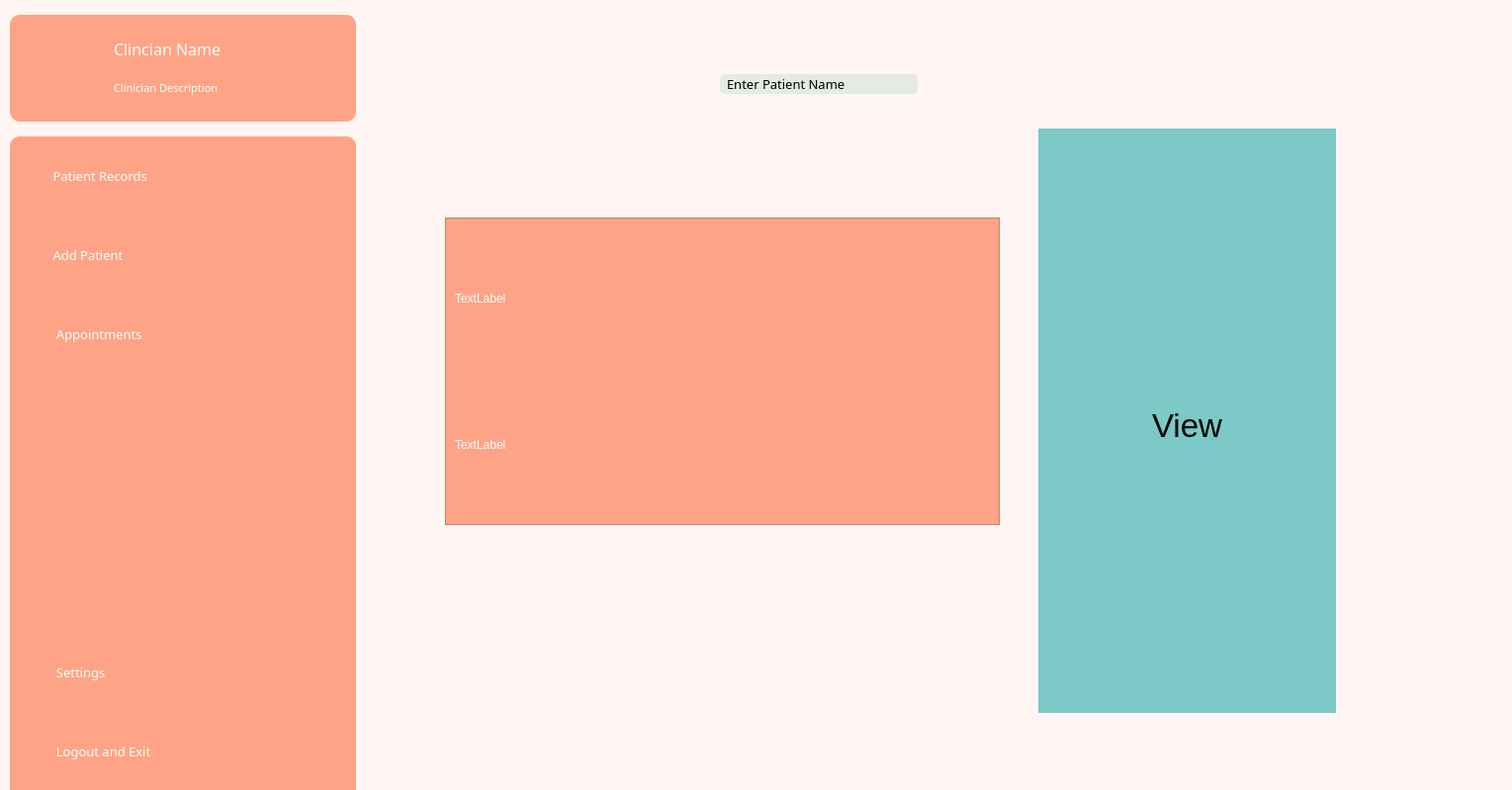
<?xml version="1.0" encoding="UTF-8"?>
<ui version="4.0">
 <class>MainWindow</class>
 <widget class="QMainWindow" name="MainWindow">
  <property name="geometry">
   <rect>
    <x>0</x>
    <y>0</y>
    <width>1529</width>
    <height>799</height>
   </rect>
  </property>
  <property name="windowTitle">
   <string>MainWindow</string>
  </property>
  <property name="styleSheet">
   <string notr="true">background-color: rgb(255, 246, 244);</string>
  </property>
  <property name="animated">
   <bool>false</bool>
  </property>
  <widget class="QWidget" name="centralwidget">
   <widget class="QWidget" name="full_menu_widget" native="true">
    <property name="geometry">
     <rect>
      <x>10</x>
      <y>0</y>
      <width>350</width>
      <height>800</height>
     </rect>
    </property>
    <property name="minimumSize">
     <size>
      <width>350</width>
      <height>800</height>
     </size>
    </property>
    <property name="maximumSize">
     <size>
      <width>350</width>
      <height>16777215</height>
     </size>
    </property>
    <property name="styleSheet">
     <string notr="true"/>
    </property>
    <layout class="QVBoxLayout" name="verticalLayout_6">
     <property name="spacing">
      <number>15</number>
     </property>
     <property name="leftMargin">
      <number>0</number>
     </property>
     <property name="topMargin">
      <number>15</number>
     </property>
     <property name="rightMargin">
      <number>0</number>
     </property>
     <property name="bottomMargin">
      <number>0</number>
     </property>
     <item>
      <widget class="QWidget" name="widget" native="true">
       <property name="styleSheet">
        <string notr="true">background-color: rgb(255, 163, 134);
border-radius: 10px;</string>
       </property>
       <layout class="QHBoxLayout" name="horizontalLayout_2">
        <property name="leftMargin">
         <number>0</number>
        </property>
        <property name="rightMargin">
         <number>0</number>
        </property>
        <item>
         <widget class="QLabel" name="dr_dp">
          <property name="minimumSize">
           <size>
            <width>90</width>
            <height>90</height>
           </size>
          </property>
          <property name="maximumSize">
           <size>
            <width>90</width>
            <height>90</height>
           </size>
          </property>
          <property name="text">
           <string/>
          </property>
          <property name="pixmap">
           <pixmap resource="resource.qrc">:/icons/icons/logo.png</pixmap>
          </property>
          <property name="scaledContents">
           <bool>true</bool>
          </property>
         </widget>
        </item>
        <item>
         <widget class="QWidget" name="dr_info" native="true">
          <layout class="QVBoxLayout" name="verticalLayout">
           <item>
            <widget class="QLabel" name="dr_name">
             <property name="font">
              <font>
               <family>Montserrat ExtraBold</family>
               <pointsize>12</pointsize>
              </font>
             </property>
             <property name="styleSheet">
              <string notr="true">color: rgb(255, 255, 255);</string>
             </property>
             <property name="text">
              <string>Clincian Name</string>
             </property>
            </widget>
           </item>
           <item>
            <widget class="QLabel" name="dr_desc">
             <property name="font">
              <font>
               <family>Montserrat Medium</family>
               <pointsize>8</pointsize>
              </font>
             </property>
             <property name="styleSheet">
              <string notr="true">color:rgb(255, 255, 255)</string>
             </property>
             <property name="text">
              <string>Clinician Description</string>
             </property>
            </widget>
           </item>
          </layout>
         </widget>
        </item>
       </layout>
      </widget>
     </item>
     <item>
      <widget class="QWidget" name="sidebar" native="true">
       <property name="minimumSize">
        <size>
         <width>0</width>
         <height>0</height>
        </size>
       </property>
       <property name="maximumSize">
        <size>
         <width>350</width>
         <height>16777215</height>
        </size>
       </property>
       <property name="styleSheet">
        <string notr="true">QWidget{
	background-color: rgb(255, 163, 134);
	border-top-right-radius: 10px;
	border-top-left-radius: 10px;
}

QPushButton{
	color: white;
	text-align: left;
	padding-left: 30px; 
	border-bottom-right-radius: 10px;
	border-top-right-radius: 10px;
	margin-top: 10px;
	border: none; 
}

QPushButton:checked {
	background-color: white;
	color: rgb(255, 163, 134);
	border-top-left-radius: 0px;
	font-weight: bold;
	border: none;
}</string>
       </property>
       <layout class="QVBoxLayout" name="verticalLayout_3">
        <property name="spacing">
         <number>10</number>
        </property>
        <property name="leftMargin">
         <number>0</number>
        </property>
        <property name="topMargin">
         <number>0</number>
        </property>
        <property name="rightMargin">
         <number>0</number>
        </property>
        <property name="bottomMargin">
         <number>10</number>
        </property>
        <item>
         <widget class="QPushButton" name="view_btn">
          <property name="minimumSize">
           <size>
            <width>340</width>
            <height>70</height>
           </size>
          </property>
          <property name="maximumSize">
           <size>
            <width>340</width>
            <height>70</height>
           </size>
          </property>
          <property name="font">
           <font>
            <family>Montserrat SemiBold</family>
            <pointsize>10</pointsize>
            <weight>50</weight>
            <bold>false</bold>
           </font>
          </property>
          <property name="styleSheet">
           <string notr="true"/>
          </property>
          <property name="text">
           <string>    Patient Records</string>
          </property>
          <property name="icon">
           <iconset resource="resource.qrc">
            <normaloff>:/icons/icons/w_view.png</normaloff>
            <normalon>:/icons/icons/p_view.png</normalon>:/icons/icons/w_view.png</iconset>
          </property>
          <property name="iconSize">
           <size>
            <width>28</width>
            <height>28</height>
           </size>
          </property>
          <property name="checkable">
           <bool>true</bool>
          </property>
          <property name="autoExclusive">
           <bool>true</bool>
          </property>
          <property name="autoRepeatDelay">
           <number>0</number>
          </property>
          <property name="autoRepeatInterval">
           <number>0</number>
          </property>
         </widget>
        </item>
        <item>
         <widget class="QPushButton" name="add_btn">
          <property name="minimumSize">
           <size>
            <width>340</width>
            <height>70</height>
           </size>
          </property>
          <property name="maximumSize">
           <size>
            <width>340</width>
            <height>70</height>
           </size>
          </property>
          <property name="font">
           <font>
            <family>Montserrat SemiBold</family>
            <pointsize>10</pointsize>
            <weight>50</weight>
            <bold>false</bold>
           </font>
          </property>
          <property name="styleSheet">
           <string notr="true"/>
          </property>
          <property name="text">
           <string>    Add Patient</string>
          </property>
          <property name="icon">
           <iconset resource="resource.qrc">
            <normaloff>:/icons/icons/w_rec.png</normaloff>
            <normalon>:/icons/icons/p_talk.png</normalon>:/icons/icons/w_rec.png</iconset>
          </property>
          <property name="iconSize">
           <size>
            <width>36</width>
            <height>30</height>
           </size>
          </property>
          <property name="checkable">
           <bool>true</bool>
          </property>
          <property name="autoExclusive">
           <bool>true</bool>
          </property>
         </widget>
        </item>
        <item>
         <widget class="QPushButton" name="apt_btn">
          <property name="minimumSize">
           <size>
            <width>340</width>
            <height>70</height>
           </size>
          </property>
          <property name="maximumSize">
           <size>
            <width>340</width>
            <height>70</height>
           </size>
          </property>
          <property name="font">
           <font>
            <family>Montserrat SemiBold</family>
            <pointsize>10</pointsize>
            <weight>50</weight>
            <bold>false</bold>
           </font>
          </property>
          <property name="styleSheet">
           <string notr="true"/>
          </property>
          <property name="text">
           <string>     Appointments</string>
          </property>
          <property name="icon">
           <iconset resource="resource.qrc">
            <normaloff>:/icons/icons/w_cal.png</normaloff>
            <normalon>:/icons/icons/p_cal.png</normalon>:/icons/icons/w_cal.png</iconset>
          </property>
          <property name="iconSize">
           <size>
            <width>28</width>
            <height>28</height>
           </size>
          </property>
          <property name="checkable">
           <bool>true</bool>
          </property>
          <property name="autoExclusive">
           <bool>true</bool>
          </property>
         </widget>
        </item>
        <item>
         <spacer name="verticalSpacer">
          <property name="orientation">
           <enum>Qt::Vertical</enum>
          </property>
          <property name="sizeHint" stdset="0">
           <size>
            <width>20</width>
            <height>245</height>
           </size>
          </property>
         </spacer>
        </item>
        <item>
         <widget class="QPushButton" name="settings_btn">
          <property name="minimumSize">
           <size>
            <width>340</width>
            <height>70</height>
           </size>
          </property>
          <property name="maximumSize">
           <size>
            <width>340</width>
            <height>70</height>
           </size>
          </property>
          <property name="font">
           <font>
            <family>Montserrat SemiBold</family>
            <pointsize>10</pointsize>
            <weight>50</weight>
            <bold>false</bold>
           </font>
          </property>
          <property name="styleSheet">
           <string notr="true"/>
          </property>
          <property name="text">
           <string>     Settings</string>
          </property>
          <property name="icon">
           <iconset resource="resource.qrc">
            <normaloff>:/icons/icons/w_gear.png</normaloff>
            <normalon>:/icons/icons/p_gear.png</normalon>:/icons/icons/w_gear.png</iconset>
          </property>
          <property name="iconSize">
           <size>
            <width>28</width>
            <height>28</height>
           </size>
          </property>
          <property name="checkable">
           <bool>true</bool>
          </property>
          <property name="autoExclusive">
           <bool>true</bool>
          </property>
         </widget>
        </item>
        <item>
         <widget class="QPushButton" name="exit_btn">
          <property name="minimumSize">
           <size>
            <width>340</width>
            <height>70</height>
           </size>
          </property>
          <property name="maximumSize">
           <size>
            <width>340</width>
            <height>70</height>
           </size>
          </property>
          <property name="font">
           <font>
            <family>Montserrat SemiBold</family>
            <pointsize>10</pointsize>
            <weight>50</weight>
            <bold>false</bold>
           </font>
          </property>
          <property name="styleSheet">
           <string notr="true"/>
          </property>
          <property name="text">
           <string>     Logout and Exit</string>
          </property>
          <property name="icon">
           <iconset resource="resource.qrc">
            <normaloff>:/icons/icons/w_logout.png</normaloff>
            <normalon>:/icons/icons/p_logout.png</normalon>:/icons/icons/w_logout.png</iconset>
          </property>
          <property name="iconSize">
           <size>
            <width>28</width>
            <height>28</height>
           </size>
          </property>
          <property name="checkable">
           <bool>true</bool>
          </property>
          <property name="autoExclusive">
           <bool>true</bool>
          </property>
         </widget>
        </item>
       </layout>
      </widget>
     </item>
    </layout>
   </widget>
   <widget class="QWidget" name="widget_3" native="true">
    <property name="geometry">
     <rect>
      <x>360</x>
      <y>0</y>
      <width>1100</width>
      <height>800</height>
     </rect>
    </property>
    <property name="minimumSize">
     <size>
      <width>1100</width>
      <height>800</height>
     </size>
    </property>
    <property name="maximumSize">
     <size>
      <width>1100</width>
      <height>800</height>
     </size>
    </property>
    <layout class="QHBoxLayout" name="horizontalLayout_3">
     <item>
      <widget class="QStackedWidget" name="stackedWidget">
       <property name="currentIndex">
        <number>0</number>
       </property>
       <widget class="QWidget" name="view_pg_2">
        <widget class="QWidget" name="widget_2" native="true">
         <property name="geometry">
          <rect>
           <x>10</x>
           <y>40</y>
           <width>1041</width>
           <height>681</height>
          </rect>
         </property>
         <widget class="QLabel" name="view_txt">
          <property name="geometry">
           <rect>
            <x>680</x>
            <y>90</y>
            <width>301</width>
            <height>601</height>
           </rect>
          </property>
          <property name="font">
           <font>
            <pointsize>25</pointsize>
           </font>
          </property>
          <property name="styleSheet">
           <string notr="true">background-color: rgb(124, 201, 199);</string>
          </property>
          <property name="text">
           <string>View</string>
          </property>
          <property name="alignment">
           <set>Qt::AlignCenter</set>
          </property>
         </widget>
         <widget class="QWidget" name="search" native="true">
          <property name="geometry">
           <rect>
            <x>10</x>
            <y>20</y>
            <width>931</width>
            <height>51</height>
           </rect>
          </property>
          <layout class="QHBoxLayout" name="horizontalLayout">
           <item>
            <spacer name="horizontalSpacer">
             <property name="orientation">
              <enum>Qt::Horizontal</enum>
             </property>
             <property name="sizeHint" stdset="0">
              <size>
               <width>348</width>
               <height>20</height>
              </size>
             </property>
            </spacer>
           </item>
           <item>
            <widget class="QLineEdit" name="search_input">
             <property name="font">
              <font>
               <family>Montserrat ExtraLight</family>
               <pointsize>10</pointsize>
              </font>
             </property>
             <property name="styleSheet">
              <string notr="true">background-color: rgb(228, 235, 227);
border: none; 
border-radius: 5px;
padding-left: 5px;</string>
             </property>
             <property name="text">
              <string>Enter Patient Name</string>
             </property>
            </widget>
           </item>
           <item>
            <widget class="QPushButton" name="search_btn">
             <property name="font">
              <font>
               <family>Montserrat Light</family>
              </font>
             </property>
             <property name="styleSheet">
              <string notr="true">QPushButton{
	border:none; 
}
</string>
             </property>
             <property name="text">
              <string/>
             </property>
             <property name="icon">
              <iconset resource="resource.qrc">
               <normaloff>:/icons/icons/p_mag.png</normaloff>:/icons/icons/p_mag.png</iconset>
             </property>
            </widget>
           </item>
           <item>
            <spacer name="horizontalSpacer_2">
             <property name="orientation">
              <enum>Qt::Horizontal</enum>
             </property>
             <property name="sizeHint" stdset="0">
              <size>
               <width>348</width>
               <height>20</height>
              </size>
             </property>
            </spacer>
           </item>
          </layout>
         </widget>
         <widget class="QScrollArea" name="patient_scroll_area">
          <property name="geometry">
           <rect>
            <x>80</x>
            <y>180</y>
            <width>561</width>
            <height>311</height>
           </rect>
          </property>
          <property name="styleSheet">
           <string notr="true">background-color: rgb(255, 163, 134);
font: 57 9pt &quot;Montserrat Medium&quot;;
color: white;</string>
          </property>
          <property name="widgetResizable">
           <bool>true</bool>
          </property>
          <widget class="QWidget" name="scrollAreaWidgetContents">
           <property name="geometry">
            <rect>
             <x>0</x>
             <y>0</y>
             <width>559</width>
             <height>309</height>
            </rect>
           </property>
           <layout class="QGridLayout" name="gridLayout">
            <item row="0" column="0">
             <widget class="QLabel" name="gender_label">
              <property name="text">
               <string>TextLabel</string>
              </property>
             </widget>
            </item>
            <item row="1" column="0">
             <widget class="QLabel" name="name_label">
              <property name="text">
               <string>TextLabel</string>
              </property>
             </widget>
            </item>
           </layout>
          </widget>
         </widget>
        </widget>
       </widget>
       <widget class="QWidget" name="add_pg">
        <layout class="QVBoxLayout" name="verticalLayout_4">
         <item>
          <widget class="QLabel" name="add">
           <property name="font">
            <font>
             <pointsize>25</pointsize>
            </font>
           </property>
           <property name="text">
            <string>add</string>
           </property>
           <property name="alignment">
            <set>Qt::AlignCenter</set>
           </property>
          </widget>
         </item>
        </layout>
       </widget>
       <widget class="QWidget" name="apts_pg">
        <widget class="QLabel" name="apts_txt">
         <property name="geometry">
          <rect>
           <x>10</x>
           <y>0</y>
           <width>1106</width>
           <height>701</height>
          </rect>
         </property>
         <property name="font">
          <font>
           <pointsize>25</pointsize>
          </font>
         </property>
         <property name="text">
          <string>apts</string>
         </property>
         <property name="alignment">
          <set>Qt::AlignCenter</set>
         </property>
        </widget>
       </widget>
       <widget class="QWidget" name="settings_pg">
        <widget class="QLabel" name="settings_txt">
         <property name="geometry">
          <rect>
           <x>10</x>
           <y>10</y>
           <width>1106</width>
           <height>701</height>
          </rect>
         </property>
         <property name="font">
          <font>
           <pointsize>25</pointsize>
          </font>
         </property>
         <property name="text">
          <string>settings</string>
         </property>
         <property name="alignment">
          <set>Qt::AlignCenter</set>
         </property>
        </widget>
       </widget>
      </widget>
     </item>
    </layout>
   </widget>
  </widget>
 </widget>
 <tabstops>
  <tabstop>search_btn</tabstop>
  <tabstop>search_input</tabstop>
 </tabstops>
 <resources>
  <include location="resource.qrc"/>
 </resources>
 <connections/>
</ui>
